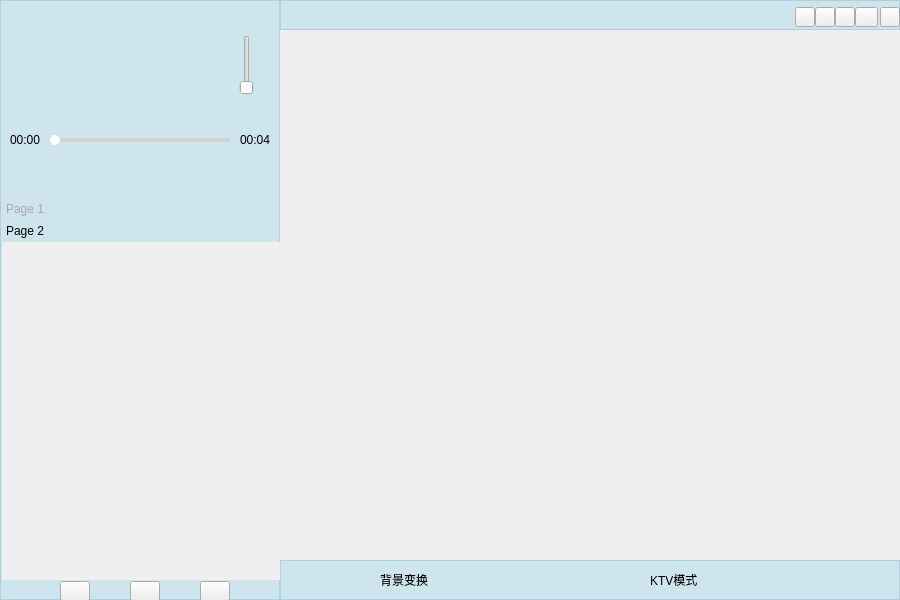
<?xml version="1.0" encoding="UTF-8"?>
<ui version="4.0">
 <class>PlayerWidget</class>
 <widget class="QWidget" name="PlayerWidget">
  <property name="geometry">
   <rect>
    <x>0</x>
    <y>0</y>
    <width>900</width>
    <height>600</height>
   </rect>
  </property>
  <property name="font">
   <font>
    <family>Segoe Print</family>
   </font>
  </property>
  <property name="windowTitle">
   <string>PlayerWidget</string>
  </property>
  <property name="styleSheet">
   <string notr="true">.QPushButton:hover,#moreButton:hover {
	margin-top:1px;
}
#PlayerWidget .QFrame{
	background-color:rgba(135,206,235,80);
}
QToolBox::tab {
    background: qlineargradient(x1: 0, y1: 0, x2: 0, y2:1,
                     stop: 0 #E1E1E1, stop: 0.4 #DDDDDD,
                     stop: 0.5 #D8D8D8, stop: 1.0 #D3D3D3);
    border-radius: 5px;
    color: darkgray;
	font: 10pt &quot;华文中宋&quot;;
}
QToolBox::tab:selected { /* italicize selected tabs */
    font: 1.3em;
    color: black;
}
QSlider::groove:horizontal{
	border:0px;
	height:4px;
}
QSlider::sub-page:horizontal{
	background:white;
}
QSlider::add-page:horizontal{
	background:lightgray;
}
QSlider::handle:horizontal{
	background:white;
	width:10px;
	border-radius:5px;
	margin:-3px 0px -3px 0px;
}
.RollLabel{
	font: 9pt &quot;仿宋&quot;;
}
#lrcFrame .RollLabel {
	font: 14pt &quot;微软雅黑&quot; ;
	color: gray;
}
QTableWidgetItem{
	padding-left:5px
}
</string>
  </property>
  <widget class="QFrame" name="leftFrame">
   <property name="geometry">
    <rect>
     <x>0</x>
     <y>0</y>
     <width>280</width>
     <height>600</height>
    </rect>
   </property>
   <property name="styleSheet">
    <string notr="true"/>
   </property>
   <property name="frameShape">
    <enum>QFrame::StyledPanel</enum>
   </property>
   <property name="frameShadow">
    <enum>QFrame::Raised</enum>
   </property>
   <widget class="QSlider" name="volumeSlider">
    <property name="geometry">
     <rect>
      <x>237</x>
      <y>35</y>
      <width>20</width>
      <height>60</height>
     </rect>
    </property>
    <property name="orientation">
     <enum>Qt::Vertical</enum>
    </property>
   </widget>
   <widget class="QLabel" name="finishTime">
    <property name="geometry">
     <rect>
      <x>10</x>
      <y>130</y>
      <width>30</width>
      <height>20</height>
     </rect>
    </property>
    <property name="autoFillBackground">
     <bool>false</bool>
    </property>
    <property name="styleSheet">
     <string notr="true">opacity:0;</string>
    </property>
    <property name="text">
     <string>00:00</string>
    </property>
   </widget>
   <widget class="QSlider" name="timeSlider">
    <property name="geometry">
     <rect>
      <x>50</x>
      <y>130</y>
      <width>180</width>
      <height>20</height>
     </rect>
    </property>
    <property name="orientation">
     <enum>Qt::Horizontal</enum>
    </property>
   </widget>
   <widget class="QLabel" name="totalTime">
    <property name="geometry">
     <rect>
      <x>240</x>
      <y>130</y>
      <width>30</width>
      <height>20</height>
     </rect>
    </property>
    <property name="text">
     <string>00:04</string>
    </property>
   </widget>
   <widget class="QLabel" name="coverImage">
    <property name="geometry">
     <rect>
      <x>25</x>
      <y>20</y>
      <width>80</width>
      <height>80</height>
     </rect>
    </property>
    <property name="styleSheet">
     <string notr="true">border-image:url(&quot;:/image/example.jpg&quot;);
border-radius:20px;</string>
    </property>
    <property name="text">
     <string/>
    </property>
   </widget>
   <widget class="QPushButton" name="firstTrackButton">
    <property name="geometry">
     <rect>
      <x>15</x>
      <y>158</y>
      <width>32</width>
      <height>32</height>
     </rect>
    </property>
    <property name="styleSheet">
     <string notr="true">background:url(:/image/icon/first_track_32px_1180262_easyicon.net.png);
border-radius:16px</string>
    </property>
    <property name="text">
     <string/>
    </property>
   </widget>
   <widget class="QPushButton" name="rewindButton">
    <property name="geometry">
     <rect>
      <x>60</x>
      <y>158</y>
      <width>32</width>
      <height>32</height>
     </rect>
    </property>
    <property name="styleSheet">
     <string notr="true">background:url(:/image/icon/rewind_32px_1180268_easyicon.net.png);
border-radius:16px</string>
    </property>
    <property name="text">
     <string/>
    </property>
   </widget>
   <widget class="QPushButton" name="lastTrackButton">
    <property name="geometry">
     <rect>
      <x>233</x>
      <y>158</y>
      <width>32</width>
      <height>32</height>
     </rect>
    </property>
    <property name="styleSheet">
     <string notr="true">background:url(:/image/icon/last_track_32px_1180264_easyicon.net.png);
border-radius:16px</string>
    </property>
    <property name="text">
     <string/>
    </property>
   </widget>
   <widget class="QPushButton" name="forwardButton">
    <property name="geometry">
     <rect>
      <x>188</x>
      <y>158</y>
      <width>32</width>
      <height>32</height>
     </rect>
    </property>
    <property name="styleSheet">
     <string notr="true">background:url(:/image/icon/forward_32px_1180263_easyicon.net.png);
border-radius:16px</string>
    </property>
    <property name="text">
     <string/>
    </property>
   </widget>
   <widget class="QPushButton" name="playPauseButton">
    <property name="geometry">
     <rect>
      <x>116</x>
      <y>150</y>
      <width>48</width>
      <height>48</height>
     </rect>
    </property>
    <property name="styleSheet">
     <string notr="true">background:url(:/image/icon/play_48px_1180266_easyicon.net.png);
border-radius:24px</string>
    </property>
    <property name="text">
     <string/>
    </property>
   </widget>
   <widget class="QPushButton" name="volumeUpButton">
    <property name="geometry">
     <rect>
      <x>235</x>
      <y>9</y>
      <width>24</width>
      <height>24</height>
     </rect>
    </property>
    <property name="styleSheet">
     <string notr="true">background:url(:/image/icon/Volume_Up_24px_1178996_easyicon.net.png);
border-radius:12px;</string>
    </property>
    <property name="text">
     <string/>
    </property>
   </widget>
   <widget class="QPushButton" name="volumeDownButton">
    <property name="geometry">
     <rect>
      <x>235</x>
      <y>97</y>
      <width>24</width>
      <height>24</height>
     </rect>
    </property>
    <property name="styleSheet">
     <string notr="true">background:url(:/image/icon/Volume_Down_24px_1178995_easyicon.net.png);
border-radius:12px;</string>
    </property>
    <property name="text">
     <string/>
    </property>
   </widget>
   <widget class="QToolBox" name="listCategory">
    <property name="geometry">
     <rect>
      <x>2</x>
      <y>198</y>
      <width>280</width>
      <height>382</height>
     </rect>
    </property>
    <property name="styleSheet">
     <string notr="true"/>
    </property>
    <property name="currentIndex">
     <number>1</number>
    </property>
    <property name="tabSpacing">
     <number>0</number>
    </property>
    <widget class="QWidget" name="localPage">
     <property name="geometry">
      <rect>
       <x>0</x>
       <y>0</y>
       <width>280</width>
       <height>342</height>
      </rect>
     </property>
     <attribute name="label">
      <string>Page 1</string>
     </attribute>
    </widget>
    <widget class="QWidget" name="collectPage">
     <property name="geometry">
      <rect>
       <x>0</x>
       <y>0</y>
       <width>280</width>
       <height>342</height>
      </rect>
     </property>
     <attribute name="label">
      <string>Page 2</string>
     </attribute>
    </widget>
   </widget>
   <widget class="QPushButton" name="orderButton">
    <property name="geometry">
     <rect>
      <x>200</x>
      <y>581</y>
      <width>30</width>
      <height>20</height>
     </rect>
    </property>
    <property name="cursor">
     <cursorShape>PointingHandCursor</cursorShape>
    </property>
    <property name="styleSheet">
     <string notr="true">background:rgba(255,255,255,0) url(:/image/icon/selected_repeat_16px_1175852_easyicon.net.png) no-repeat;</string>
    </property>
    <property name="text">
     <string/>
    </property>
   </widget>
   <widget class="QPushButton" name="singleButton">
    <property name="enabled">
     <bool>true</bool>
    </property>
    <property name="geometry">
     <rect>
      <x>60</x>
      <y>581</y>
      <width>30</width>
      <height>20</height>
     </rect>
    </property>
    <property name="cursor">
     <cursorShape>PointingHandCursor</cursorShape>
    </property>
    <property name="styleSheet">
     <string notr="true">background:rgba(255,255,255,0) url(:/image/icon/repeat_one_16px_1175852_easyicon.net.png) no-repeat;</string>
    </property>
    <property name="text">
     <string/>
    </property>
   </widget>
   <widget class="QPushButton" name="randomButton">
    <property name="geometry">
     <rect>
      <x>130</x>
      <y>581</y>
      <width>30</width>
      <height>20</height>
     </rect>
    </property>
    <property name="cursor">
     <cursorShape>PointingHandCursor</cursorShape>
    </property>
    <property name="styleSheet">
     <string notr="true">background:rgba(255,255,255,0) url(:/image/icon/random_16px_1175848_easyicon.net.png) no-repeat;</string>
    </property>
    <property name="text">
     <string/>
    </property>
   </widget>
  </widget>
  <widget class="QFrame" name="topFrame">
   <property name="geometry">
    <rect>
     <x>280</x>
     <y>0</y>
     <width>620</width>
     <height>30</height>
    </rect>
   </property>
   <property name="frameShape">
    <enum>QFrame::StyledPanel</enum>
   </property>
   <property name="frameShadow">
    <enum>QFrame::Raised</enum>
   </property>
   <widget class="QPushButton" name="exitButton">
    <property name="geometry">
     <rect>
      <x>600</x>
      <y>7</y>
      <width>20</width>
      <height>20</height>
     </rect>
    </property>
    <property name="font">
     <font>
      <family>Arial Black</family>
     </font>
    </property>
    <property name="styleSheet">
     <string notr="true">background:rgba(255,255,255,0) url(:/image/icon/cross_15.977464788732px_1153732_easyicon.net.png) no-repeat;</string>
    </property>
    <property name="text">
     <string/>
    </property>
   </widget>
   <widget class="QPushButton" name="chatButton">
    <property name="geometry">
     <rect>
      <x>575</x>
      <y>7</y>
      <width>23</width>
      <height>20</height>
     </rect>
    </property>
    <property name="styleSheet">
     <string notr="true">background:rgba(255,255,255,0) url(:/image/icon/CHAT_19.781818181818px_1162325_easyicon.net.png) no-repeat;</string>
    </property>
    <property name="text">
     <string/>
    </property>
   </widget>
   <widget class="QPushButton" name="minimizeButton">
    <property name="geometry">
     <rect>
      <x>515</x>
      <y>7</y>
      <width>20</width>
      <height>20</height>
     </rect>
    </property>
    <property name="styleSheet">
     <string notr="true">background:rgba(255,255,255,0) url(:/image/icon/minimize_16px_1148222_easyicon.net.png) no-repeat;</string>
    </property>
    <property name="text">
     <string/>
    </property>
   </widget>
   <widget class="QToolButton" name="moreButton">
    <property name="geometry">
     <rect>
      <x>555</x>
      <y>7</y>
      <width>20</width>
      <height>20</height>
     </rect>
    </property>
    <property name="styleSheet">
     <string notr="true">background:rgba(255,255,255,0) url(:/image/icon/menu_17.481481481481px_1153767_easyicon.net.png) no-repeat;</string>
    </property>
    <property name="text">
     <string/>
    </property>
   </widget>
   <widget class="QPushButton" name="pushButton">
    <property name="geometry">
     <rect>
      <x>535</x>
      <y>7</y>
      <width>20</width>
      <height>20</height>
     </rect>
    </property>
    <property name="styleSheet">
     <string notr="true">background:rgba(255,255,255,0) url(:/image/icon/theme_18.599613152805px_1143764_easyicon.net.png) no-repeat;</string>
    </property>
    <property name="text">
     <string/>
    </property>
   </widget>
   <widget class="QLabel" name="nickName">
    <property name="geometry">
     <rect>
      <x>400</x>
      <y>0</y>
      <width>100</width>
      <height>30</height>
     </rect>
    </property>
    <property name="text">
     <string/>
    </property>
   </widget>
  </widget>
  <widget class="QFrame" name="bottomFrame">
   <property name="geometry">
    <rect>
     <x>280</x>
     <y>560</y>
     <width>620</width>
     <height>40</height>
    </rect>
   </property>
   <property name="frameShape">
    <enum>QFrame::StyledPanel</enum>
   </property>
   <property name="frameShadow">
    <enum>QFrame::Raised</enum>
   </property>
   <widget class="QLabel" name="lsLabel">
    <property name="geometry">
     <rect>
      <x>100</x>
      <y>10</y>
      <width>50</width>
      <height>20</height>
     </rect>
    </property>
    <property name="text">
     <string>背景变换</string>
    </property>
   </widget>
   <widget class="QLabel" name="bsLabel">
    <property name="geometry">
     <rect>
      <x>370</x>
      <y>10</y>
      <width>50</width>
      <height>20</height>
     </rect>
    </property>
    <property name="text">
     <string>KTV模式</string>
    </property>
   </widget>
  </widget>
  <widget class="QFrame" name="lrcFrame">
   <property name="geometry">
    <rect>
     <x>280</x>
     <y>30</y>
     <width>620</width>
     <height>530</height>
    </rect>
   </property>
   <property name="styleSheet">
    <string notr="true">background:rgba(2,2,2,0)</string>
   </property>
   <property name="frameShape">
    <enum>QFrame::StyledPanel</enum>
   </property>
   <property name="frameShadow">
    <enum>QFrame::Raised</enum>
   </property>
  </widget>
 </widget>
 <layoutdefault spacing="6" margin="11"/>
 <resources/>
 <connections/>
</ui>
